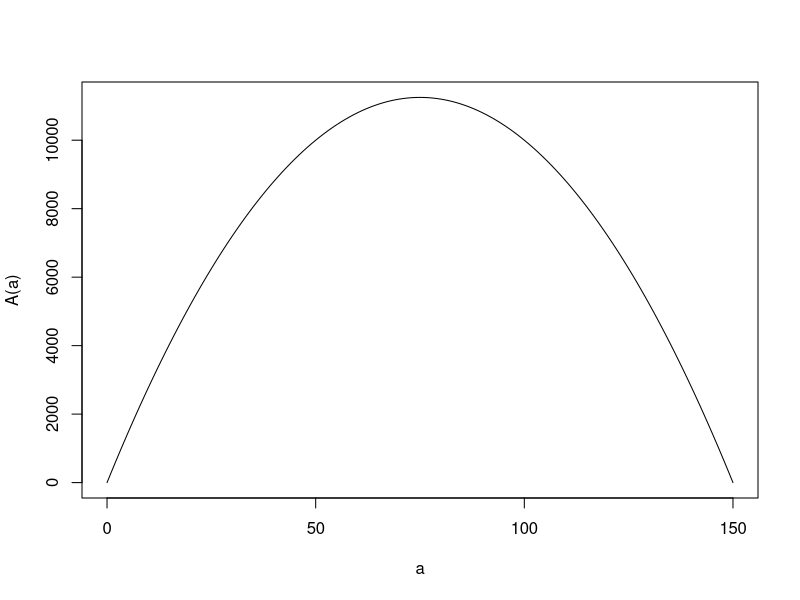
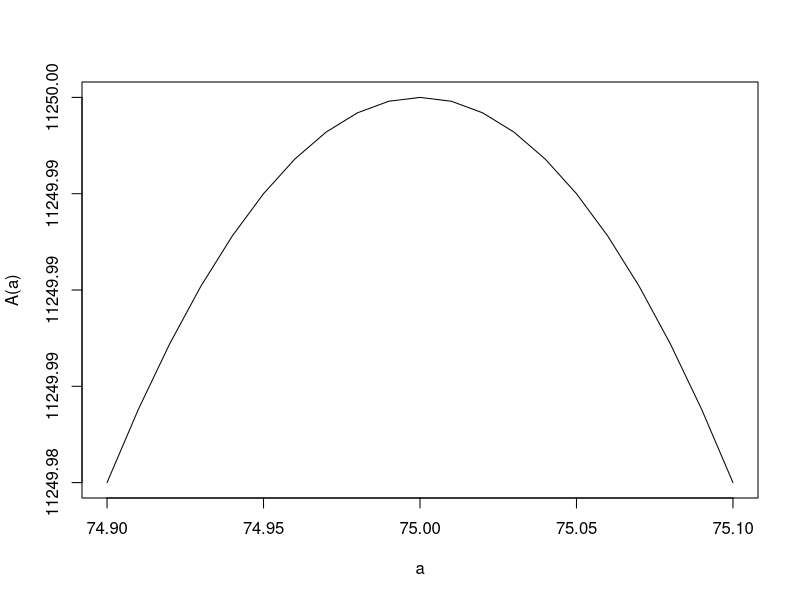
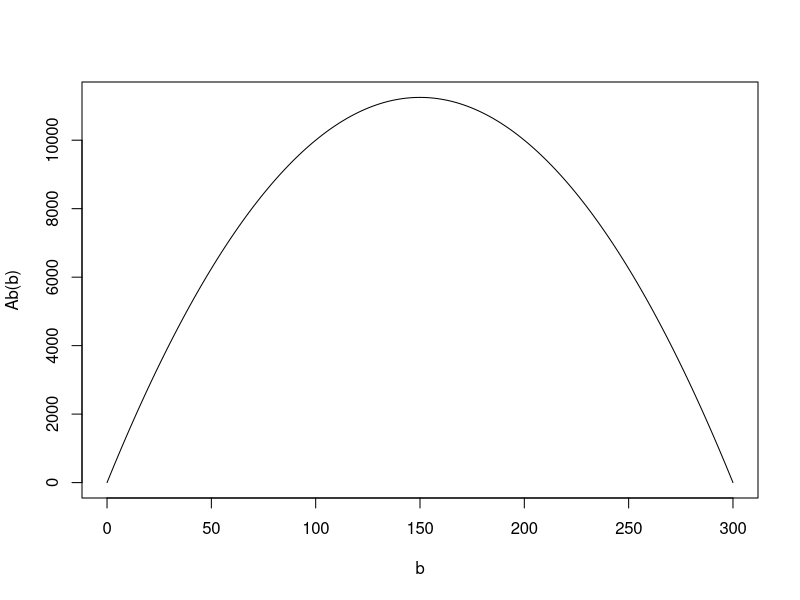

The R source for these figures, in order:
A <- function(a){(300-2*a)*a}
A(0)

a <- seq(0,150,1)
plot(a,A(a),type = "l")

a <- seq(74.9,75.1,.01)
plot(a,A(a),type = "l")

Ab <- function(b){b*(300-b)/2}

b <- seq(0,300,1)
plot(b,Ab(b), type = "l")
